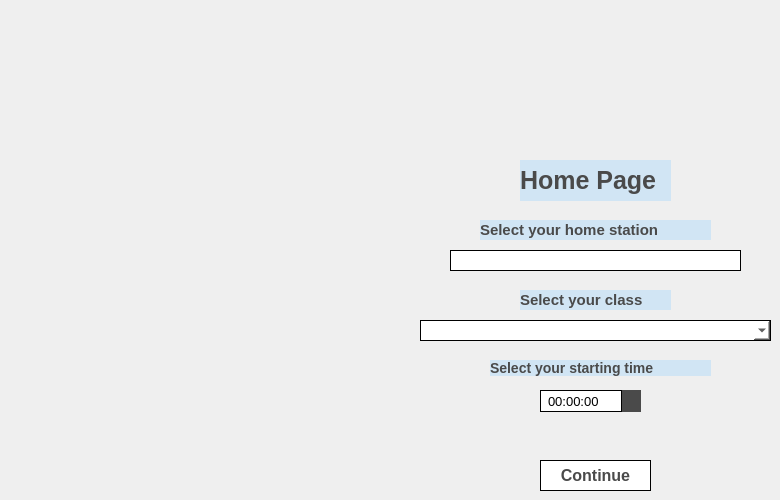
    <widget class="QWidget" name="homePage">
     <widget class="QLabel" name="label">
      <property name="geometry">
       <rect>
        <x>480</x>
        <y>220</y>
        <width>231</width>
        <height>20</height>
       </rect>
      </property>
      <property name="styleSheet">
       <string notr="true">QLabel#label {
    font-size: 15px;
    font-weight: bold;
    font-family: &quot;Courier New&quot;, monospace; 
    color: #4A4A4A;
    background-color: #D1E5F4; 
}</string>
      </property>
      <property name="text">
       <string>Select your home station</string>
      </property>
     </widget>
     <widget class="QLineEdit" name="stationLineEdit">
      <property name="geometry">
       <rect>
        <x>450</x>
        <y>250</y>
        <width>291</width>
        <height>21</height>
       </rect>
      </property>
      <property name="styleSheet">
       <string notr="true">QLineEdit {
 
    background-color: #FFFFFF;
    color: #4A4A4A; 
    font-family: &quot;Courier New&quot;, monospace; 
    font-size: 13px; 
    font-weight: 500;
    border: 1px solid #000000;
    border-radius: 0px;
    padding: 5px;
}</string>
      </property>
     </widget>
     <widget class="QLabel" name="classSelectLabel">
      <property name="geometry">
       <rect>
        <x>520</x>
        <y>290</y>
        <width>151</width>
        <height>20</height>
       </rect>
      </property>
      <property name="styleSheet">
       <string notr="true">QLabel#classSelectLabel {
    font-size: 15px;
    font-weight: bold;
    font-family: &quot;Courier New&quot;, monospace;
    color: #4A4A4A;
    background-color: #D1E5F4;

}</string>
      </property>
      <property name="text">
       <string>Select your class</string>
      </property>
     </widget>
     <widget class="QComboBox" name="selectClassComboBox">
      <property name="geometry">
       <rect>
        <x>420</x>
        <y>320</y>
        <width>351</width>
        <height>21</height>
       </rect>
      </property>
      <property name="styleSheet">
       <string notr="true">QComboBox {
    font-family: &quot;Courier New&quot;, monospace;
    font-size: 13px;
    font-weight: 300;
    border: 1px solid #000000;
    border-radius: 0px;
    padding: 5px;
    background-color: #FFFFFF;
}

QComboBox QAbstractItemView {
    font-family: &quot;Courier New&quot;, monospace;
    font-size: 13px;
    font-weight: 300;
    border: 1px solid #000000;
    border-radius: 0px;
    background-color: #FFFFFF;
    selection-background-color: #4A4A4A; 
}</string>
      </property>
     </widget>
     <widget class="QPushButton" name="continueButton">
      <property name="geometry">
       <rect>
        <x>540</x>
        <y>460</y>
        <width>111</width>
        <height>31</height>
       </rect>
      </property>
      <property name="styleSheet">
       <string notr="true">QPushButton {
    padding: 4px 13px; 
    font-size: 16px;       
    background-color: #FFFFFF;    
    color: #4A4A4A;             
    border: 1px solid #000000;  
    border-radius: 0px;       
    font-family: &quot;Courier New&quot;, monospace;
    font-weight: 500;
}

QPushButton:pressed {
    background-color: #E0E0E0; 
    padding: 18px 27px 12px 33px;
}</string>
      </property>
      <property name="text">
       <string>Continue</string>
      </property>
     </widget>
     <widget class="QLabel" name="label_5">
      <property name="geometry">
       <rect>
        <x>520</x>
        <y>160</y>
        <width>151</width>
        <height>41</height>
       </rect>
      </property>
      <property name="styleSheet">
       <string notr="true">QLabel#label_5 {
    font-size: 25px;
    font-weight: bold;
    font-family: &quot;Courier New&quot;, monospace;
    color: #4A4A4A;
    background-color: #D1E5F4;
}</string>
      </property>
      <property name="text">
       <string>Home Page</string>
      </property>
     </widget>
     <widget class="QLabel" name="label_16">
      <property name="geometry">
       <rect>
        <x>490</x>
        <y>360</y>
        <width>221</width>
        <height>16</height>
       </rect>
      </property>
      <property name="styleSheet">
       <string notr="true">QLabel#label_16{
    font-size: 14px;
    font-weight: bold;
    font-family: &quot;Courier New&quot;, monospace; 
    

    color: #4A4A4A;    
    background-color: #D1E5F4; 

}</string>
      </property>
      <property name="text">
       <string>Select your starting time</string>
      </property>
     </widget>
     <widget class="QTimeEdit" name="startTimeEdit">
      <property name="geometry">
       <rect>
        <x>540</x>
        <y>390</y>
        <width>101</width>
        <height>22</height>
       </rect>
      </property>
      <property name="styleSheet">
       <string notr="true">QTimeEdit {
    font-family: &quot;Courier New&quot;, monospace;
    font-size: 13px; 
    font-weight: 300;
    border: 1px solid #000000;
    border-radius: 0px;
    padding: 5px;
    background-color: #FFFFFF;
    selection-background-color: #4A4A4A; 
    selection-color: #FFFFFF; 
}

QTimeEdit::up-button, QTimeEdit::down-button {
    subcontrol-origin: border;
    width: 15px; 
    border: 0px; 
    border-left: 1px solid #000000; 
    border-radius: 0px;
    padding: 2px;
    background-color: #4A4A4A
}

QTimeEdit::up-arrow {
    image: url(:/qss_icons/rc/up_arrow.png); 
    width: 8px;
    height: 8px;
}

QTimeEdit::down-arrow {
    image: url(:/qss_icons/rc/down_arrow.png);
    width: 8px;
    height: 8px;
}
QTimeEdit::up-button:hover, QTimeEdit::down-button:hover {
    background-color: #CCCCCC; 
}

QTimeEdit::up-button:pressed, QTimeEdit::down-button:pressed {
    background-color: #AAAAAA; 
}</string>
      </property>
     </widget>
    </widget>
